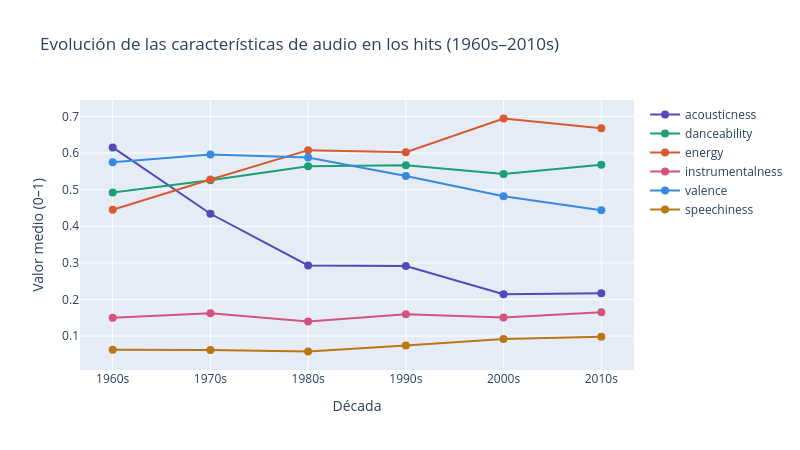

Source (notebook cell):
### Markdown cell above
Página de apoyo para realizar este gráfico: `https://cookieblues.medium.com/how-to-make-a-nightingale-rose-diagram-only-using-matplotlib-c581441e8cc4`

### Code cell
fig = go.Figure()

colores = ['#534AB7', '#1D9E75', '#D85A30', '#D4537E', '#378ADD', '#BA7517']

for i, col in enumerate(columnas):
    fig.add_trace(go.Scatter(
        x=dataframe_hits_media.index,
        y=dataframe_hits_media[col],
        mode='lines+markers',
        name=col,
        line=dict(color=colores[i], width=2),
        marker=dict(size=8)
    ))

fig.update_layout(
    title='Evolución de las características de audio en los hits (1960s–2010s)',
    xaxis_title='Década',
    yaxis_title='Valor medio (0–1)',
    width=800,
    height=450,
    hovermode='x unified'
)

fig.show()

### Figure 1 — Plotly figure (JSON) as saved in the notebook; plotly's stock layout.template omitted (floating-point values rounded to 4 significant figures)
{"data": [{"line": {"color": "#534AB7", "width": 2}, "marker": {"size": 8}, "mode": "lines+markers", "name": "acousticness", "type": "scatter", "x": ["1960s", "1970s", "1980s", "1990s", "2000s", "2010s"], "y": [0.6156, 0.4342, 0.2931, 0.2912, 0.2144, 0.2169]}, {"line": {"color": "#1D9E75", "width": 2}, "marker": {"size": 8}, "mode": "lines+markers", "name": "danceability", "type": "scatter", "x": ["1960s", "1970s", "1980s", "1990s", "2000s", "2010s"], "y": [0.4922, 0.5255, 0.5643, 0.5669, 0.5429, 0.5682]}, {"line": {"color": "#D85A30", "width": 2}, "marker": {"size": 8}, "mode": "lines+markers", "name": "energy", "type": "scatter", "x": ["1960s", "1970s", "1980s", "1990s", "2000s", "2010s"], "y": [0.4452, 0.528, 0.608, 0.6022, 0.6945, 0.6678]}, {"line": {"color": "#D4537E", "width": 2}, "marker": {"size": 8}, "mode": "lines+markers", "name": "instrumentalness", "type": "scatter", "x": ["1960s", "1970s", "1980s", "1990s", "2000s", "2010s"], "y": [0.1499, 0.1622, 0.1399, 0.1599, 0.1509, 0.1653]}, {"line": {"color": "#378ADD", "width": 2}, "marker": {"size": 8}, "mode": "lines+markers", "name": "valence", "type": "scatter", "x": ["1960s", "1970s", "1980s", "1990s", "2000s", "2010s"], "y": [0.575, 0.596, 0.5879, 0.5377, 0.4823, 0.4437]}, {"line": {"color": "#BA7517", "width": 2}, "marker": {"size": 8}, "mode": "lines+markers", "name": "speechiness", "type": "scatter", "x": ["1960s", "1970s", "1980s", "1990s", "2000s", "2010s"], "y": [0.0624, 0.06205, 0.05791, 0.074, 0.09236, 0.09802]}], "layout": {"height": 450, "hovermode": "x unified", "title": {"text": "Evolución de las características de audio en los hits (1960s–2010s)"}, "width": 800, "xaxis": {"title": {"text": "Década"}}, "yaxis": {"title": {"text": "Valor medio (0–1)"}}}}
